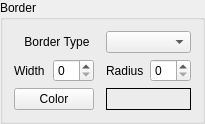
                 <widget class="QGroupBox" name="groupBox_3">
                  <property name="title">
                   <string>Border</string>
                  </property>
                  <layout class="QGridLayout" name="gridLayout_7">
                   <item row="0" column="3" colspan="2">
                    <widget class="QComboBox" name="pb_n_bdt_cb"/>
                   </item>
                   <item row="1" column="0">
                    <widget class="QLabel" name="label">
                     <property name="text">
                      <string>Width</string>
                     </property>
                    </widget>
                   </item>
                   <item row="1" column="3">
                    <widget class="QLabel" name="label_2">
                     <property name="text">
                      <string>Radius</string>
                     </property>
                    </widget>
                   </item>
                   <item row="1" column="4">
                    <widget class="QSpinBox" name="pb_n_bdr_sb"/>
                   </item>
                   <item row="2" column="0" colspan="2">
                    <widget class="QPushButton" name="pb_n_bdc_pb">
                     <property name="text">
                      <string>Color</string>
                     </property>
                    </widget>
                   </item>
                   <item row="0" column="0" colspan="3">
                    <widget class="QLabel" name="label_3">
                     <property name="text">
                      <string>Border Type</string>
                     </property>
                     <property name="alignment">
                      <set>Qt::AlignCenter</set>
                     </property>
                    </widget>
                   </item>
                   <item row="1" column="1">
                    <widget class="QSpinBox" name="pb_n_bdw_sb"/>
                   </item>
                   <item row="2" column="3" colspan="2">
                    <widget class="QLabel" name="pb_n_bdc_lb">
                     <property name="frameShape">
                      <enum>QFrame::Box</enum>
                     </property>
                     <property name="text">
                      <string/>
                     </property>
                    </widget>
                   </item>
                  </layout>
                 </widget>
